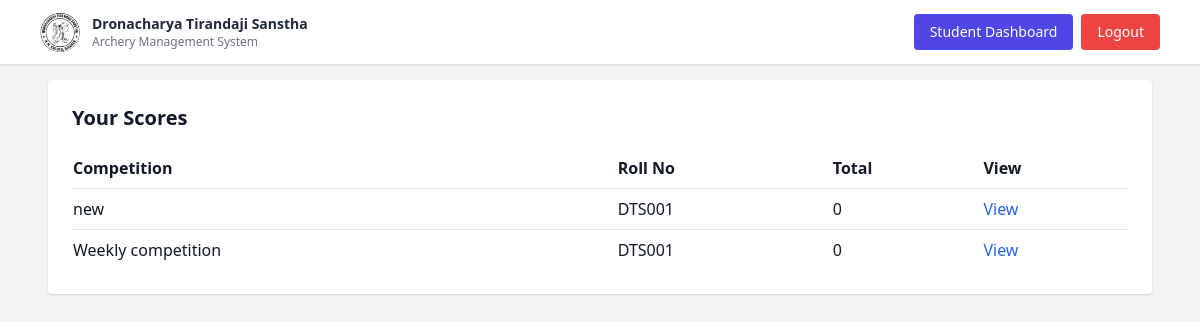
The page /student/dashboard (signed in) on the database its author committed.
### models.py (models this page shows)
class ScoreEntry(db.Model):
    __tablename__ = 'scores'
    id = db.Column(db.Integer, primary_key=True)
    competition_id = db.Column(db.Integer, db.ForeignKey('competitions.id', ondelete='SET NULL'), nullable=True)
    user_id = db.Column(db.Integer, db.ForeignKey('users.id'), nullable=True)
    roll_no = db.Column(db.String(20))
    target_distance = db.Column(db.String(50))
    target_serial = db.Column(db.String(20))
    competition_name = db.Column(db.String(200), nullable=True)
    sets = db.Column(db.Text) # JSON string like '[10,9,8,...]'
    xs = db.Column(db.Integer, default=0)
    total = db.Column(db.Integer, default=0)
    competition = db.relationship('Competition', back_populates='score_entries')
    user = db.relationship('User', back_populates='scores')

class Competition(db.Model):
    __tablename__ = 'competitions'
    id = db.Column(db.Integer, primary_key=True)
    name = db.Column(db.String(200))
    bow_type = db.Column(db.String(50))
    age_group = db.Column(db.String(80))
    gender = db.Column(db.String(20))
    target_distance = db.Column(db.String(50))
    target_serial = db.Column(db.String(20))
    num_students = db.Column(db.Integer)
    created_at = db.Column(db.DateTime, default=datetime.utcnow)
    score_entries = db.relationship('ScoreEntry', back_populates='competition', passive_deletes=True)

### app.py (the view)
@app.route('/student/dashboard')
def student_dashboard():
    if not session.get('user_id'):
        return redirect(url_for('login'))
    current_user = get_current_user()
    if not current_user:
        session.clear()      # 🔥 LOOP TODTA HAI
        return redirect(url_for('login'))
    if session.get('is_admin'):
        return redirect(url_for('admin_dashboard'))
    entries = (ScoreEntry.query.filter_by(user_id=current_user.id).join(Competition).all())
    competitions = []
    for e in entries:
        if e.competition:
            competitions.append(e.competition)
    return render_template(
        'student_dashboard.html',
        competitions=competitions,
        entries=entries
    )

### app.py (called while the page is built)
def get_current_user():
    if not session.get('user_id'):
        return None
    return User.query.get(session['user_id'])

@app.context_processor
def inject_current_user():
    user = None
    if session.get('user_id'):
        user = User.query.get(session['user_id'])
    return dict(current_user=user)

### templates/student_dashboard.html (shortened to what this page needs)
{% extends 'base.html' %}
{% block content %}
<div class="bg-white p-6 rounded shadow">
    <h2 class="text-xl font-bold mb-4 text-center sm:text-left">Your Scores</h2>
    <table class="hidden sm:table w-full text-left">
        <thead>
            <tr>
                <th class="py-2">Competition</th>
                <th class="py-2">Roll No</th>
                <th class="py-2">Total</th>
                <th class="py-2">View</th>
            </tr>
        </thead>
        <tbody>
            {% for s in entries %}
            <tr class="border-t">
                <td class="py-2">{{ s.competition.name if s.competition else 'Unknown' }}</td>
                <td class="py-2">{{ s.roll_no }}</td>
                <td class="py-2">{{ s.total }}</td>
                <td class="py-2">
                    {% if s.competition %}
                        <a href="{{ url_for('score_entry', comp_id=s.competition.id, entry_id=s.id) }}"
                        class="text-blue-600">View</a>
                    {% else %}
                        <span class="text-gray-400">N/A</span>
                    {% endif %}
                </td>
            </tr>
            {% else %}
            <tr><td colspan="4" class="py-2">No scores yet</td></tr>
            {% endfor %}
        </tbody>
    </table>
</div>
{% endblock %}

### rows shown on the page
ScoreEntry: competition "new", roll_no "DTS001", total "0"
ScoreEntry: competition "Weekly competition", roll_no "DTS001", total "0"
